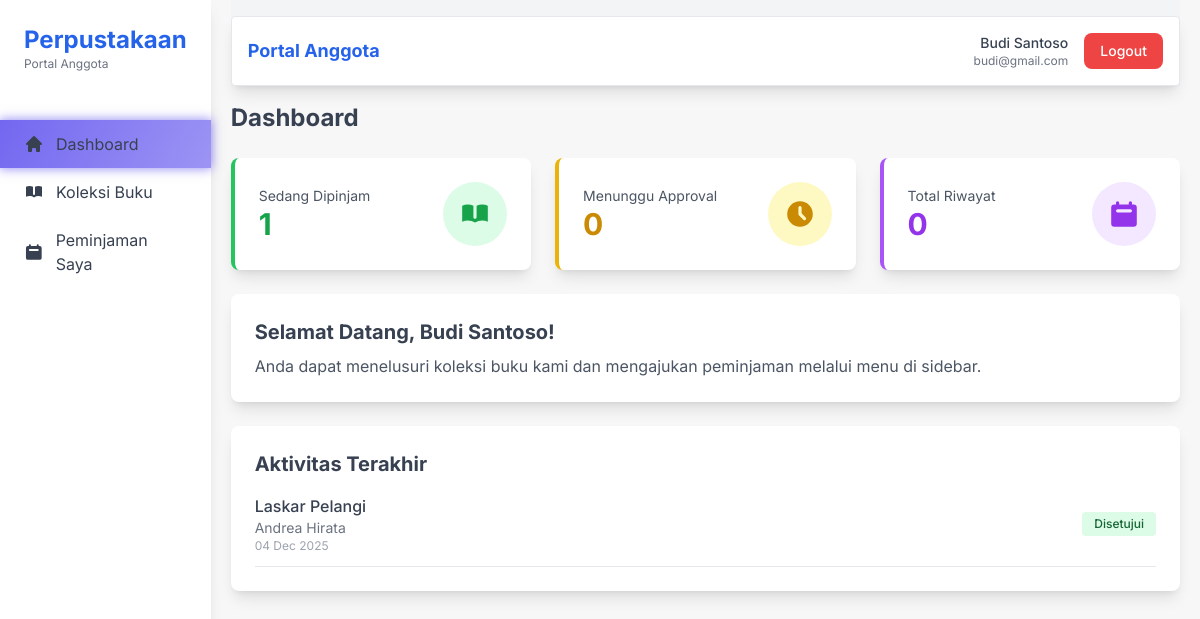
/anggota/dashboard.php (signed in), run on the app's committed database.
### tables this page shows
CREATE TABLE `peminjaman` (
  `id` int(11) NOT NULL AUTO_INCREMENT,
  `anggota_id` int(11) NOT NULL,
  `book_id` int(11) NOT NULL,
  `tgl_pinjam` date NOT NULL,
  `tgl_kembali` date NOT NULL,
  `tgl_request` datetime NOT NULL DEFAULT current_timestamp(),
  `status` enum('pending','approved','rejected','returned') NOT NULL DEFAULT 'pending',
  `catatan_admin` text DEFAULT NULL,
  PRIMARY KEY (`id`),
  KEY `anggota_id` (`anggota_id`),
  KEY `book_id` (`book_id`),
  CONSTRAINT `peminjaman_ibfk_1` FOREIGN KEY (`anggota_id`) REFERENCES `anggota` (`id`) ON DELETE CASCADE ON UPDATE CASCADE,
  CONSTRAINT `peminjaman_ibfk_2` FOREIGN KEY (`book_id`) REFERENCES `books` (`id`) ON DELETE CASCADE ON UPDATE CASCADE
);

CREATE TABLE `books` (
  `id` int(11) NOT NULL AUTO_INCREMENT,
  `judul` varchar(255) NOT NULL,
  `kategori` varchar(255) NOT NULL,
  `pengarang` varchar(255) NOT NULL,
  `penerbit` varchar(255) NOT NULL,
  `tahun_terbit` year DEFAULT NULL,
  `isbn` varchar(50) DEFAULT NULL,
  `jumlah_stok` int(11) NOT NULL DEFAULT 1,
  `status` enum('Tersedia','Dipinjam','Tidak Tersedia') NOT NULL DEFAULT 'Tersedia',
  PRIMARY KEY (`id`)
);

### anggota/dashboard.php (the view, shortened to what this page needs)
<?php
require_once __DIR__ . '/../db-config.php';
$anggota_id = $_SESSION['user_id'];
$sql = "SELECT COUNT(*) as total FROM peminjaman WHERE anggota_id = ? AND status = 'approved'";
$stmt = $connection->prepare($sql);
$stmt->execute([$anggota_id]);
$aktif = $stmt->fetch()['total'];
$sql = "SELECT COUNT(*) as total FROM peminjaman WHERE anggota_id = ? AND status = 'pending'";
$stmt = $connection->prepare($sql);
$stmt->execute([$anggota_id]);
$pending = $stmt->fetch()['total'];
$sql = "SELECT COUNT(*) as total FROM peminjaman WHERE anggota_id = ? AND status IN ('returned', 'rejected')";
$stmt = $connection->prepare($sql);
$stmt->execute([$anggota_id]);
$riwayat = $stmt->fetch()['total'];
$sql = "SELECT p.*, b.judul, b.pengarang, b.penerbit
        FROM peminjaman p
        INNER JOIN books b ON p.book_id = b.id
        WHERE p.anggota_id = ?
        ORDER BY p.tgl_request DESC
        LIMIT 5";
$stmt = $connection->prepare($sql);
$stmt->execute([$anggota_id]);
$recent = $stmt->fetchAll();
require_once __DIR__ . '/layout/top.php';
?>
<section>
  <div class="flex items-center mt-4">
    <h1 class="text-2xl font-bold">Dashboard</h1>
  </div>
</section>
<div class="grid grid-cols-1 md:grid-cols-3 gap-6 my-6">
  <div class="bg-white rounded-lg p-6 shadow-lg border-l-4 border-green-500">
    <div class="flex items-center justify-between">
      <div>
        <p class="text-gray-600 text-sm">Sedang Dipinjam</p>
        <h3 class="text-3xl font-bold text-green-600"><?= $aktif ?></h3>
      </div>
      <div class="bg-green-100 p-4 rounded-full">
      </div>
    </div>
  </div>
  <div class="bg-white rounded-lg p-6 shadow-lg border-l-4 border-yellow-500">
    <div class="flex items-center justify-between">
      <div>
        <p class="text-gray-600 text-sm">Menunggu Approval</p>
        <h3 class="text-3xl font-bold text-yellow-600"><?= $pending ?></h3>
      </div>
      <div class="bg-yellow-100 p-4 rounded-full">
        <svg class="w-8 h-8 text-yellow-600" fill="currentColor" viewBox="0 0 20 20">
          <path fill-rule="evenodd" d="M10 18a8 8 0 100-16 8 8 0 000 16zm1-12a1 1 0 10-2 0v4a1 1 0 00.293.707l2.828 2.829a1 1 0 101.415-1.415L11 9.586V6z" clip-rule="evenodd"/>
        </svg>
      </div>
    </div>
  </div>
  <div class="bg-white rounded-lg p-6 shadow-lg border-l-4 border-purple-500">
    <div class="flex items-center justify-between">
      <div>
        <p class="text-gray-600 text-sm">Total Riwayat</p>
        <h3 class="text-3xl font-bold text-purple-600"><?= $riwayat ?></h3>
      </div>
      <div class="bg-purple-100 p-4 rounded-full">
        <svg class="w-8 h-8 text-purple-600" fill="currentColor" viewBox="0 0 20 20">
          <path fill-rule="evenodd" d="M6 2a1 1 0 00-1 1v1H4a2 2 0 00-2 2v10a2 2 0 002 2h12a2 2 0 002-2V6a2 2 0 00-2-2h-1V3a1 1 0 10-2 0v1H7V3a1 1 0 00-1-1zm0 5a1 1 0 000 2h8a1 1 0 100-2H6z" clip-rule="evenodd"/>
        </svg>
      </div>
    </div>
  </div>
</div>
<div class="bg-white rounded-lg p-6 my-6 shadow-lg">
  <h2 class="text-xl font-bold mb-2">Selamat Datang, <?= $_SESSION['nama'] ?>!</h2>
  <p class="text-gray-600">
    Anda dapat menelusuri koleksi buku kami dan mengajukan peminjaman melalui menu di sidebar.
  </p>
</div>
<div class="bg-white rounded-lg p-6 my-6 shadow-lg">
  <h2 class="text-xl font-bold mb-4">Aktivitas Terakhir</h2>
  <?php if (empty($recent)): ?>
    <p class="text-gray-500 text-center py-8">Belum ada aktivitas peminjaman</p>
  <?php else: ?>
    <div class="space-y-4">
      <?php foreach ($recent as $item): ?>
        <?php
        $statusColors = [
          'pending' => 'bg-yellow-100 text-yellow-800',
          'approved' => 'bg-green-100 text-green-800',
          'rejected' => 'bg-red-100 text-red-800',
          'returned' => 'bg-purple-100 text-purple-800'
        ];
        $statusLabels = [
          'pending' => 'Pending',
          'approved' => 'Disetujui',
          'rejected' => 'Ditolak',
          'returned' => 'Dikembalikan'
        ];
        ?>
        <div class="flex items-center justify-between border-b pb-3">
          <div class="flex-1">
            <h3 class="font-medium"><?= htmlspecialchars($item['judul']) ?></h3>
            <p class="text-sm text-gray-500"><?= htmlspecialchars($item['pengarang']) ?></p>
            <p class="text-xs text-gray-400"><?= date('d M Y', strtotime($item['tgl_request'])) ?></p>
          </div>
          <span class="px-3 py-1 rounded text-xs font-medium <?= $statusColors[$item['status']] ?>">
            <?= $statusLabels[$item['status']] ?>
          </span>
        </div>
      <?php endforeach; ?>
    </div>
  <?php endif; ?>
</div>
<?php require_once __DIR__ . '/layout/bottom.php'; ?>

### anggota/layout/top.php (style rules this page uses)
body { font-family: 'Inter', sans-serif; background-color: #f7f7f7; }

### data on the page
peminjaman: book.judul "Laskar Pelangi", book.pengarang "Andrea Hirata", tgl_request "04 Dec 2025", status "Disetujui"

### other printed values
$_SESSION['nama'] "Budi Santoso"
$_SESSION['email'] "budi@gmail.com"
$aktif "1"
$pending "0"
$riwayat "0"
